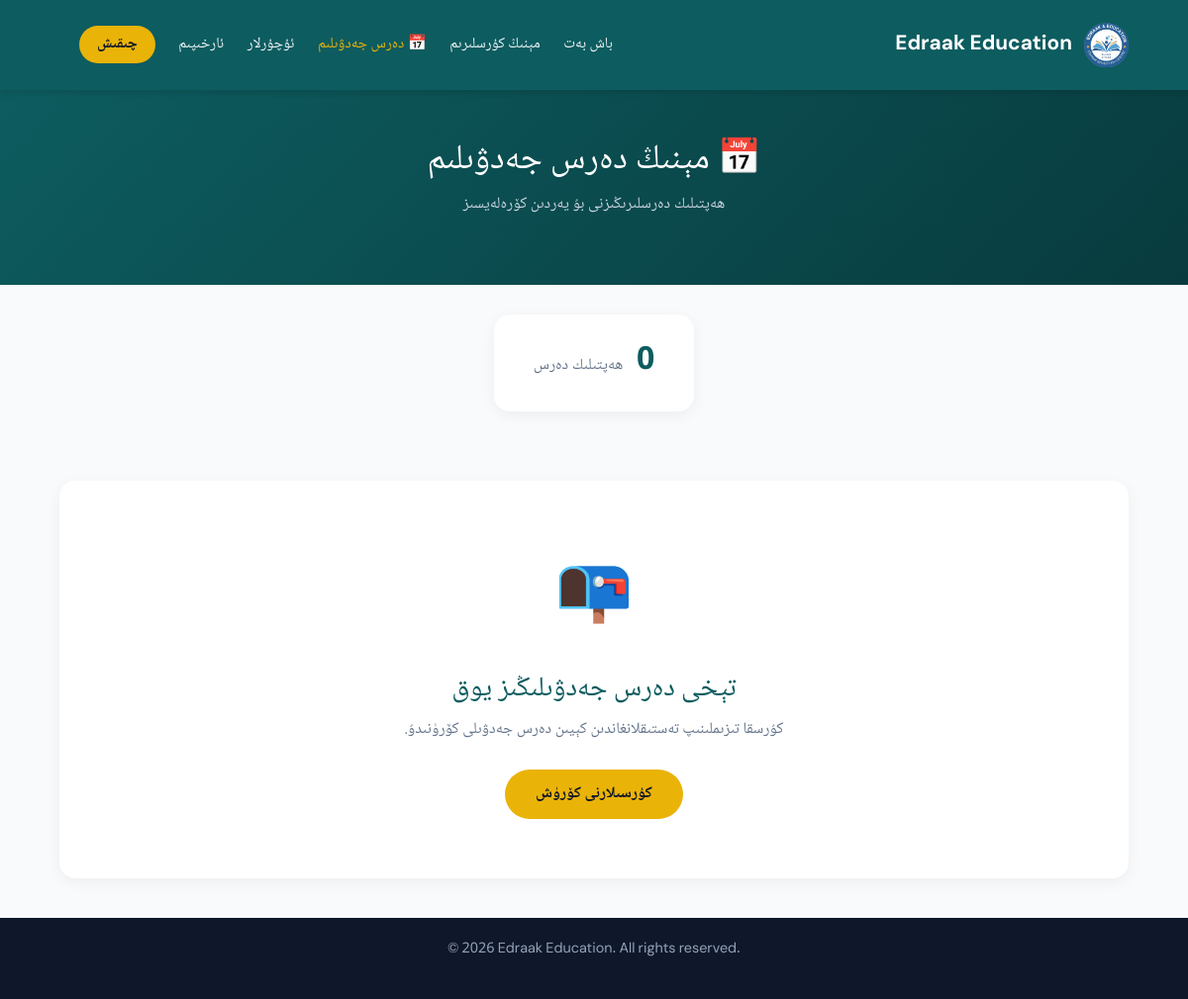
The app's page /my-schedule/ (signed in) with its own data.
### courses/models.py (models this page shows, shortened)
class SiteSettings(models.Model):
    site_name = models.CharField(max_length=200, default='Edraak Education', verbose_name="توربەت ئىسمى (ئېنگلىزچە)")
    site_name_ug = models.CharField(max_length=200, default='ئىدراك مائارىپى', verbose_name="توربەت ئىسمى (ئۇيغۇرچە)")
    tagline = models.CharField(max_length=300, blank=True, default='Guiding the Future | كەلگۈسىگە يېتەكلەش',
                               verbose_name="شۇئار")
    logo = models.ImageField(upload_to='site/', blank=True, null=True, verbose_name="لوگو رەسىمى")
    about_title_ug = models.CharField(max_length=200, default='ئىدراك مائارىپى غايىسى',
                                      verbose_name="بىز ھەققىدە ماۋزۇسى (ئۇيغۇرچە)")
    about_text_ug = models.TextField(blank=True, verbose_name="بىز ھەققىدە مەزمۇنى (ئۇيغۇرچە)")
    about_title_en = models.CharField(max_length=200, default='Our Mission',
                                      verbose_name="بىز ھەققىدە ماۋزۇسى (ئېنگلىزچە)")
    about_text_en = models.TextField(blank=True, verbose_name="بىز ھەققىدە مەزمۇنى (ئېنگلىزچە)")
    whatsapp = models.CharField(max_length=50, blank=True, default='905444362947',
                                verbose_name="WhatsApp نومۇرى (پەقەت سان)")
    telegram = models.CharField(max_length=100, blank=True, default='salman_muallim', verbose_name="Telegram ئادرېسى")
    email = models.EmailField(blank=True, default='salmanuyghur3@gmail.com', verbose_name="Email")
    phone = models.CharField(max_length=50, blank=True, default='+90 544 436 29 47',
                             verbose_name="تېلېفون نومۇرى (كۆرۈنۈش)")
    address = models.CharField(max_length=300, blank=True, verbose_name="ئادرېس")
    footer_text = models.CharField(max_length=300, blank=True, default='© 2026 Edraak Education. All rights reserved.',
                                   verbose_name="Footer تېكىستى")
    class Meta:
        verbose_name = "توربەت تەڭشەكلىرى"
        verbose_name_plural = "توربەت تەڭشەكلىرى"
    @classmethod
    def get_settings(cls):
        settings, created = cls.objects.get_or_create(id=1)
        return settings

### courses/views.py (the view)
# urls.py: path('my-schedule/', views.my_schedule, name='my_schedule'),
@login_required
def my_schedule(request):
    approved_courses = Enrollment.objects.filter(
        user=request.user,
        status='approved'
    ).values_list('course_id', flat=True)
    lessons = Lesson.objects.filter(
        course_id__in=approved_courses,
        is_active=True
    ).select_related('course').order_by('day_of_week', 'start_time')
    schedule_by_day = {i: [] for i in range(7)}
    for lesson in lessons:
        schedule_by_day[lesson.day_of_week].append(lesson)
    today_python = datetime.now().weekday()
    today_our = (today_python + 1) % 7
    context = {
        'schedule_by_day': schedule_by_day,
        'lessons': lessons,
        'today': today_our,
        'total_lessons': lessons.count(),
    }
    return render(request, 'my_schedule.html', context)

### courses/context_processors.py (called while the page is built)
def site_settings(request):
    return {
        'settings': SiteSettings.get_settings()
    }

### courses/templates/my_schedule.html (shortened to what this page needs)
{% extends 'base.html' %}
{% block content %}
<header>
    <div class="navbar">
        <div class="logo-area">
            {% if settings.logo %}
            <img src="{{ settings.logo.url }}" alt="{{ settings.site_name }}" style="width: 45px; height: 45px; object-fit: contain; border-radius: 8px;">
            {% endif %}
            <a href="{% url 'index' %}" class="brand-name" style="text-decoration:none;"> {{ settings.site_name }}</a>
        </div>
        <div class="nav-menu">
            <nav>
                <a href="{% url 'index' %}">باش بەت</a>
                <a href="{% url 'my_enrollments' %}">مېنىڭ كۇرسلىرىم</a>
                <a href="{% url 'my_schedule' %}" style="color: #eab308;">📅 دەرس جەدۋىلىم</a>
                <a href="{% url 'messages_view' %}">ئۇچۇرلار</a>
                <a href="{% url 'profile' %}">ئارخىپىم</a>
                <a href="{% url 'logout' %}" class="login-nav-btn">چىقىش</a>
            </nav>
        </div>
    </div>
</header>
<section style="background: linear-gradient(135deg, #0d5c5f 0%, #083b3e 100%); color: white; padding: 50px 5%;">
    <div style="max-width: 1100px; margin: 0 auto; text-align: center;">
        <h1 style="font-size: 2.2rem; margin-bottom: 10px;">📅 مېنىڭ دەرس جەدۋىلىم</h1>
        <p style="color: #cbd5e1;">ھەپتىلىك دەرسلىرىڭىزنى بۇ يەردىن كۆرەلەيسىز</p>
    </div>
</section>
<section style="padding: 30px 5%; background: #f8fafc;">
    <div style="max-width: 1100px; margin: 0 auto; text-align: center;">
        <div style="display: inline-block; background: white; padding: 20px 40px; border-radius: 16px; box-shadow: 0 4px 15px rgba(0,0,0,0.05);">
            <span style="font-size: 2rem; font-weight: bold; color: #0d5c5f;">{{ total_lessons }}</span>
            <span style="color: #64748b; margin-right: 10px;">ھەپتىلىك دەرس</span>
        </div>
    </div>
</section>
<section style="padding: 40px 5%;">
    <div style="max-width: 1100px; margin: 0 auto;">
        {% if total_lessons > 0 %}
        <div style="display: grid; grid-template-columns: repeat(auto-fit, minmax(280px, 1fr)); gap: 20px;">
            {% for day_num in "0123456" %}
            {% with day_num_int=day_num|add:"0" %}
            <div style="background: white; border-radius: 16px; box-shadow: 0 4px 15px rgba(0,0,0,0.05); overflow: hidden; {% if day_num_int == today %}border: 2px solid #eab308;{% endif %}">
                <div style="background: {% if day_num_int == today %}#eab308{% else %}#0d5c5f{% endif %}; color: white; padding: 15px 20px; text-align: center;">
                    <h3 style="margin: 0; font-size: 1.1rem;">
                        {% if day_num_int == 0 %}يەكشەنبە
                        {% elif day_num_int == 1 %}دۈشەنبە
                        {% elif day_num_int == 2 %}سەيشەنبە
                        {% elif day_num_int == 3 %}چارشەنبە
                        {% elif day_num_int == 4 %}پەيشەنبە
                        {% elif day_num_int == 5 %}جۈمە
                        {% elif day_num_int == 6 %}شەنبە{% endif %}
                        {% if day_num_int == today %}
                        <span style="background: rgba(255,255,255,0.3); padding: 2px 10px; border-radius: 10px; font-size: 0.75rem; margin-right: 8px;">بۈگۈن</span>
                        {% endif %}
                    </h3>
                </div>
                <div style="padding: 15px;">
                    {% for lesson in schedule_by_day.items %}
                        {% if forloop.counter0 == day_num_int %}
                            {% for l in lesson.1 %}
                            <div style="background: #f8fafc; border-radius: 10px; padding: 12px; margin-bottom: 10px; border-right: 4px solid #0d5c5f;">
                                <div style="display: flex; justify-content: space-between; align-items: center; margin-bottom: 5px;">
                                    <span style="font-size: 0.8rem; color: #0d5c5f; font-weight: bold;">
                                        🕐 {{ l.get_time_range }}
                                    </span>
                                </div>
                                <h4 style="color: #1e293b; font-size: 0.95rem; margin-bottom: 5px;">{{ l.title }}</h4>
                                <p style="color: #64748b; font-size: 0.8rem; margin-bottom: 5px;">
                                    📚 {{ l.course.title }}
                                </p>
                                {% if l.location %}
                                <p style="color: #64748b; font-size: 0.8rem; margin-bottom: 5px;">
                                    📍 {{ l.location }}
                                </p>
                                {% endif %}
                                {% if l.online_link %}
                                <a href="{{ l.online_link }}" target="_blank" style="display: inline-block; margin-top: 5px; color: #3b82f6; font-size: 0.8rem; text-decoration: none; font-weight: bold;">
                                    🔗 تور دەرسكە كىرىش
                                </a>
                                {% endif %}
                            </div>
                            {% endfor %}
                        {% endif %}
                    {% endfor %}
                    {% if not schedule_by_day.items %}
                    <p style="color: #94a3b8; text-align: center; padding: 20px; font-size: 0.9rem;">دەرس يوق</p>
                    {% endif %}
                </div>
            </div>
            {% endwith %}
            {% endfor %}
        </div>
        {% else %}
        <div style="text-align: center; padding: 60px 20px; background: white; border-radius: 16px; box-shadow: 0 4px 15px rgba(0,0,0,0.05);">
            <div style="font-size: 4rem; margin-bottom: 20px;">📭</div>
            <h3 style="color: #0d5c5f; margin-bottom: 10px;">تېخى دەرس جەدۋىلىڭىز يوق</h3>
            <p style="color: #64748b; margin-bottom: 25px;">كۇرسقا تىزىملىنىپ تەستىقلانغاندىن كېيىن دەرس جەدۋىلى كۆرۈنىدۇ.</p>
            <a href="{% url 'index' %}#courses" class="btn">كۇرسىلارنى كۆرۈش</a>
        </div>
        {% endif %}
    </div>
</section>
<footer>
    <p>{{ settings.footer_text }}</p>
</footer>
{% endblock %}

### static/css/style.css (style rules this page uses)
* { margin: 0; padding: 0; box-sizing: border-box; }
html, body { direction: rtl; text-align: right; }
body { background-color: #f8fafc; color: #1e293b; line-height: 1.8; font-family: 'Noto Naskh Arabic', 'UKIJ Ekran', 'Microsoft Uighur', 'DM Sans', sans-serif; font-size: 16px; }
header { background-color: #0d5c5f; padding: 15px 5%; position: sticky; top: 0; z-index: 1000; box-shadow: 0 4px 6px rgba(0,0,0,0.1); direction: rtl; }
.navbar { display: flex; justify-content: space-between; align-items: center; flex-wrap: wrap; gap: 15px; }
.logo-area { display: flex; align-items: center; gap: 12px; }
.brand-name { color: #ffffff; font-size: 1.3rem; font-weight: 700; }
.nav-menu { display: flex; align-items: center; flex-wrap: wrap; }
nav a { color: #f1f5f9; text-decoration: none; margin-left: 20px; font-weight: 500; transition: color 0.3s; font-size: 0.95rem; }
.login-nav-btn { background-color: #eab308; color: #0f172a !important; padding: 6px 18px; border-radius: 20px; font-weight: bold; margin-left: 20px; cursor: pointer; transition: 0.3s; }
.btn { display: inline-block; background-color: #eab308; color: #0f172a; padding: 12px 30px; text-decoration: none; font-weight: bold; border-radius: 30px; transition: 0.3s; }
section { padding: 80px 5%; text-align: center; direction: rtl; }
footer { background-color: #0f172a; color: #94a3b8; text-align: center; padding: 20px; font-size: 0.9rem; direction: ltr; }

### records on screen
SiteSettings: logo (picture), site_name "Edraak Education", footer_text "© 2026 Edraak Education. All rights reserved."

### other values on screen
{{ total_lessons }} "0"
